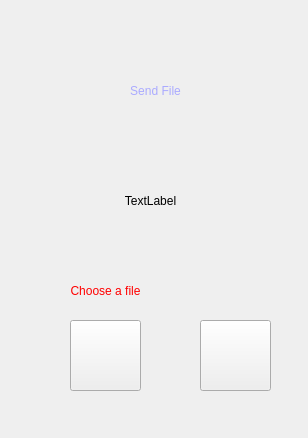
<?xml version="1.0" encoding="UTF-8"?>
<ui version="4.0">
 <class>sendFile</class>
 <widget class="QWidget" name="sendFile">
  <property name="geometry">
   <rect>
    <x>0</x>
    <y>0</y>
    <width>308</width>
    <height>438</height>
   </rect>
  </property>
  <property name="minimumSize">
   <size>
    <width>308</width>
    <height>438</height>
   </size>
  </property>
  <property name="maximumSize">
   <size>
    <width>308</width>
    <height>438</height>
   </size>
  </property>
  <property name="windowTitle">
   <string>Form</string>
  </property>
  <property name="styleSheet">
   <string notr="true"/>
  </property>
  <widget class="QLabel" name="backgroundLabel">
   <property name="geometry">
    <rect>
     <x>0</x>
     <y>0</y>
     <width>311</width>
     <height>441</height>
    </rect>
   </property>
   <property name="styleSheet">
    <string notr="true">border-image: url(:/icon/further.jpg);</string>
   </property>
   <property name="text">
    <string/>
   </property>
  </widget>
  <widget class="QLabel" name="titleLabel">
   <property name="geometry">
    <rect>
     <x>50</x>
     <y>50</y>
     <width>211</width>
     <height>81</height>
    </rect>
   </property>
   <property name="styleSheet">
    <string notr="true">font: 24pt &quot;Eras Bold ITC&quot;;
color: rgb(170, 170, 255);
</string>
   </property>
   <property name="text">
    <string>Send File</string>
   </property>
   <property name="alignment">
    <set>Qt::AlignCenter</set>
   </property>
  </widget>
  <widget class="QLabel" name="chooseFileLabel">
   <property name="geometry">
    <rect>
     <x>10</x>
     <y>270</y>
     <width>191</width>
     <height>41</height>
    </rect>
   </property>
   <property name="styleSheet">
    <string notr="true">font: 12pt &quot;Eras Bold ITC&quot;;
color: rgb(255, 0, 0);</string>
   </property>
   <property name="text">
    <string>Choose a file</string>
   </property>
   <property name="alignment">
    <set>Qt::AlignCenter</set>
   </property>
  </widget>
  <widget class="QLabel" name="messageLabel">
   <property name="geometry">
    <rect>
     <x>70</x>
     <y>180</y>
     <width>161</width>
     <height>41</height>
    </rect>
   </property>
   <property name="styleSheet">
    <string notr="true">font: 14pt &quot;Eras Bold ITC&quot;;</string>
   </property>
   <property name="text">
    <string>TextLabel</string>
   </property>
   <property name="alignment">
    <set>Qt::AlignCenter</set>
   </property>
  </widget>
  <widget class="QPushButton" name="selectFilePushButton">
   <property name="geometry">
    <rect>
     <x>70</x>
     <y>320</y>
     <width>71</width>
     <height>71</height>
    </rect>
   </property>
   <property name="styleSheet">
    <string notr="true">image:url(:/icon/selectfile2.png)</string>
   </property>
   <property name="text">
    <string/>
   </property>
  </widget>
  <widget class="QPushButton" name="sendfilePushButton">
   <property name="geometry">
    <rect>
     <x>200</x>
     <y>320</y>
     <width>71</width>
     <height>71</height>
    </rect>
   </property>
   <property name="styleSheet">
    <string notr="true">image: url(:/icon/sendfile2.svg);</string>
   </property>
   <property name="text">
    <string/>
   </property>
  </widget>
 </widget>
 <resources/>
 <connections/>
</ui>
